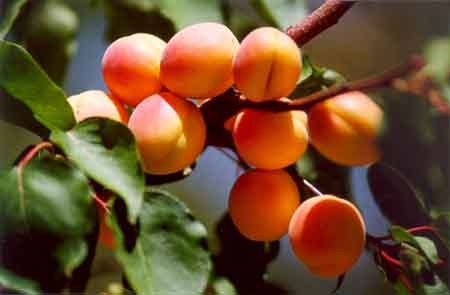
%> input picture ImageProcessing-2/SourceCode/gui-2/2.jpg, 450 x 295 px
$ octave --eval "result = trafik(imread('2.jpg'));"   (GNU Octave 9; MATLAB toolbox functions it lacks are replaced by stand-ins)
%> lines starting %> are read from the running program, lines starting %| are printed output that depends on the picture; in (x1, y1, x2, y2) boxes, pixels count from 0 and x2, y2 are one past the last pixel; in counts of white or black regions, pixels touching at a corner belong together; the program's own positions count from 1
function [output1  output2 output3 output4 output5] = trafik(input)

he = input;
%> he is the input picture: size 295x450x3 uint8; mean R, G, B 109.2, 77.1, 46
output1 = he;
%Convert the image to L*a*b* color space using makecform and applycform.

redBand = he(:, :, 1);
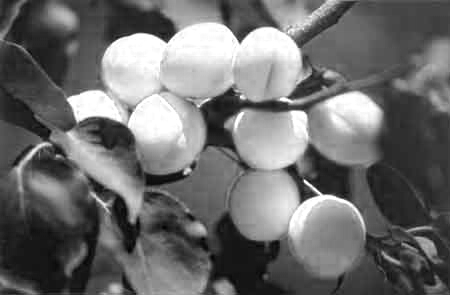
%> redBand: size 295x450 uint8; min 0, max 255, mean 109.2
greenBand = he(:, :, 2);
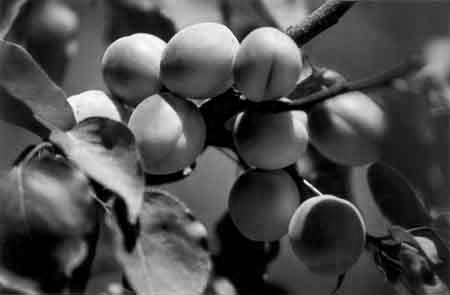
%> greenBand: size 295x450 uint8; min 0, max 255, mean 77.1
blueBand = he(:, :, 3);
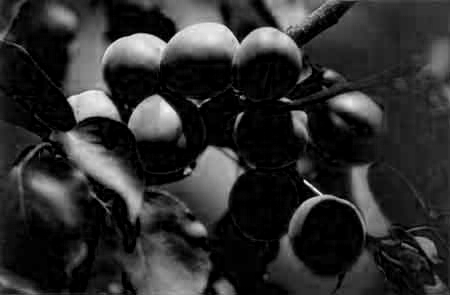
%> blueBand: size 295x450 uint8; min 0, max 250, mean 46

if strcmpi(class(he), 'uint8')
    % Flag for 256 gray levels.
    eightBit = true;
else
    eightBit = false;
end

redThresholdLow = graythresh(redBand);
%> redThresholdLow = 0.502
redThresholdHigh = 255;
greenThresholdLow = 0;
greenThresholdHigh = graythresh(greenBand);
%> greenThresholdHigh = 0.392
blueThresholdLow = 0;
blueThresholdHigh = graythresh(blueBand);
%> blueThresholdHigh = 0.31
if eightBit
	redThresholdLow = uint8(redThresholdLow * 255);
%> redThresholdLow = 128
	greenThresholdHigh = uint8(greenThresholdHigh * 255);
%> greenThresholdHigh = 100
	blueThresholdHigh = uint8(blueThresholdHigh * 255);
%> blueThresholdHigh = 79
end
% Use values that I know work for the onions and peppers demo images.
redThresholdLow = 85;
redThresholdHigh = 255;
greenThresholdLow = 0;
greenThresholdHigh = 70;
blueThresholdLow = 0;
blueThresholdHigh = 90;

redMask = (redBand >= redThresholdLow) & (redBand <= redThresholdHigh);
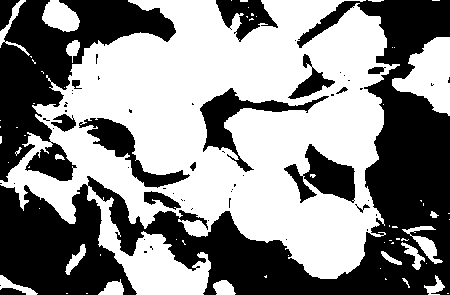
%> redMask: size 295x450 logical; 53.9% white; 57 black regions (41 under 20 px), largest, box (x1, y1, x2, y2) and area: (0, 0, 450, 295) 38854, (0, 0, 176, 182) 12618, (200, 88, 329, 172) 2279
greenMask = (greenBand >= greenThresholdLow) & (greenBand <= greenThresholdHigh);
%> greenMask: size 295x450 logical; 54.4% white; 66 black regions (45 under 20 px), largest, box (x1, y1, x2, y2) and area: (0, 0, 380, 295) 47430, (273, 162, 439, 271) 4271, (395, 24, 450, 115) 2165
blueMask = (blueBand >= blueThresholdLow) & (blueBand <= blueThresholdHigh);
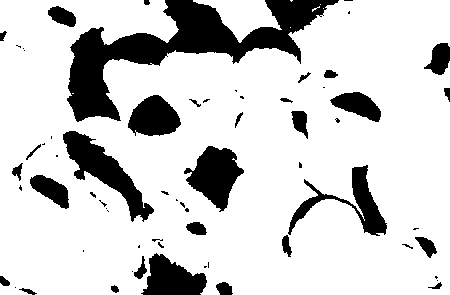
%> blueMask: size 295x450 logical; 81.5% white; 65 black regions (35 under 20 px), largest, box (x1, y1, x2, y2) and area: (67, 0, 339, 122) 10139, (63, 131, 154, 222) 2597, (184, 146, 244, 212) 2150

redObjectsMask = uint8(redMask & greenMask & blueMask);
%> redObjectsMask: size 295x450 uint8; values 0 (black) and 1 (white), 16.7% white; 157 white regions (140 under 20 px), largest, box (x1, y1, x2, y2) and area: (224, 108, 302, 243) 5766, (103, 59, 284, 166) 5236, (290, 201, 366, 279) 4238
output2 = redObjectsMask;

I_bw = redObjectsMask;


% [8 lines of commented-out code are left out]
se = strel('square',5);
im_C = imclose(I_bw,se);
%> im_C: size 295x450 uint8; values 0 (black) and 1 (white), 17.9% white; 95 white regions (82 under 20 px), largest, box (x1, y1, x2, y2) and area: (103, 10, 400, 243) 17216, (290, 197, 366, 279) 4291, (392, 53, 438, 104) 608
im_f = imfill(im_C,'hole');
%> im_f: size 295x450 uint8; values 0 (black) and 1 (white), 18.4% white; 95 white regions (82 under 20 px), largest, box (x1, y1, x2, y2) and area: (103, 10, 400, 243) 17719, (290, 197, 366, 279) 4291, (392, 53, 438, 104) 723
output3 = im_f;
[B,L] = bwboundaries(im_f,'noholes');
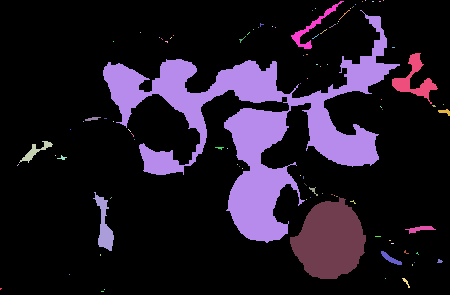
%> L: size 295x450 double; 96 distinct labels, from 0 to 95; one colour per label, 0 black
%> B = 95 boundaries; largest, box (x1, y1, x2, y2) and points: (103, 10, 400, 243) 2084, (290, 197, 366, 279) 237, (392, 53, 438, 104) 193, (291, 1, 344, 49) 167, (93, 192, 114, 251) 143

for k=1:length(B)
    sz = size(B{k});
    boyut(k) = sz(1)*sz(2);
end
%> this loop made 95 passes
%> sz on passes 1 to 12: [4 2], [3 2], [93 2], [2 2], [22 2], [2 2], [2 2], [2 2], [33 2], [143 2], [3 2], [5 2]
%> after the loop, boyut = 95 values, max 4168 at index 13, min 4 at index 4, mean 74.08
k = find(boyut>(max(boyut)-1));
%> k = 13
boundary = B{k};
%> boundary = 2084 rows, first 12: [71 104; 70 105; 69 105; 68 105; 67 106; 67 107; 66 108; 65 108; 64 109; 63 109; 63 110; 63 111]
min_y = min(boundary(:,1));
%> min_y = 11
max_y = max(boundary(:,1));
%> max_y = 243

min_x = min(boundary(:,2));
%> min_x = 104
max_x = max(boundary(:,2));
%> max_x = 400

kose1=[min_x min_y];
%> kose1 = [104 11]
kose2=[min_x max_y];
%> kose2 = [104 243]
kose3=[max_x min_y];
%> kose3 = [400 11]
kose4=[max_x max_y];
%> kose4 = [400 243]
% [7 lines of commented-out code are left out]


im_c = imcrop(im_f,[kose1(1) kose1(2) (kose4(1)-kose1(1)) (kose4(2)-kose1(1))]);
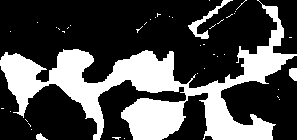
%> im_c: size 140x297 uint8; values 0 (black) and 1 (white), 30.5% white; 43 white regions (39 under 20 px), largest, box (x1, y1, x2, y2) and area: (0, 0, 297, 140) 12096, (188, 0, 233, 39) 315, (289, 68, 297, 81) 87, (36, 133, 48, 140) 49
output4 = im_c;

%beyaz noktalarýn alaný
alan = sum(im_c);    %*
%> alan = 297 values, max 84 at index 146, min 5 at index 49, mean 42.64
alan = sum(alan);    %*
%> alan = 12663
%**********************

%þekilin tespiti
alan2 = size(im_c,1)*size(im_c,2);
%> alan2 = 41580

%ucgen için kontrol

ucgen_alan  = alan2 / 2;
%> ucgen_alan = 20790
daire = pi * (size(im_c,1)/2)^2;
%> daire = 15393.8
rect = alan2;
%> rect = 41580


alanlar = [ucgen_alan - alan , daire - alan , rect-alan];
%> alanlar = [8127 2730.8 28917]

for i=1:length(alanlar)
    if alanlar(i)<0
        alanlar(i) = alanlar(i)*(-1);
    end
end

sonuc = min(alanlar);
%> sonuc = 2730.8
sonuc = find(alanlar==sonuc);
%> sonuc = 2

output5 = sonuc;
%> output5 = 2


end

$ run again, on ImageProcessing-2/SourceCode/gui-2/def1.jpg
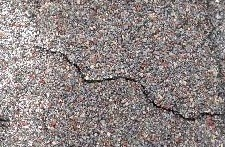
%> input picture ImageProcessing-2/SourceCode/gui-2/def1.jpg, 225 x 147 px
%> in trafik, he is the input picture: size 147x225x3 uint8; mean R, G, B 142.4, 132.8, 132.3
%> in trafik, `redThresholdLow = graythresh(redBand);`: redThresholdLow = 0.573
%> in trafik, `greenThresholdHigh = graythresh(greenBand);`: greenThresholdHigh = 0.533
%> in trafik, `redThresholdLow = uint8(redThresholdLow * 255);`: redThresholdLow = 146
%> in trafik, `greenThresholdHigh = uint8(greenThresholdHigh * 255);`: greenThresholdHigh = 136
%> in trafik, `redMask = (redBand >= redThresholdLow) & (redBand <= redThresholdHigh);`:
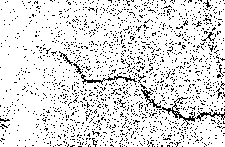
%> redMask: size 147x225 logical; 87.4% white; black in thin lines or dots
%> greenMask: size 147x225 logical; 10.5% white in thin lines or dots
%> blueMask: size 147x225 logical; 21.1% white in thin lines or dots
%> redObjectsMask: size 147x225 uint8; values 0 (black) and 1 (white), 0.32% white in thin lines or dots
%> in trafik, `im_C = imclose(I_bw,se);`:
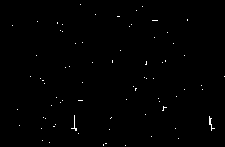
%> im_C: size 147x225 uint8; values 0 (black) and 1 (white), 0.48% white in thin lines or dots
%> L: size 147x225 double; 76 distinct labels, from 0 to 75
%> B = 75 boundaries; largest, box (x1, y1, x2, y2) and points: (71, 115, 77, 131) 38, (209, 116, 215, 131) 35, (162, 106, 167, 111) 14, (152, 20, 158, 21) 11, (78, 100, 83, 101) 9
%> the loop in trafik, `for k=1:length(B)` made 75 passes
%> sz on passes 1 to 8: [2 2], [2 2], [2 2], [2 2], [2 2], [2 2], [2 2], [2 2]
%> after the loop in trafik, `for k=1:length(B)`: boyut = 75 values, max 76 at index 27, min 4 at index 1, mean 7.23
%> k = 27
%> boundary = 38 rows, first 12: [129 72; 129 73; 129 74; 128 75; 127 75; 126 75; 125 75; 124 75; 123 75; 122 75; 121 75; 120 75]
%> min_y = 116
%> max_y = 131
%> min_x = 72
%> max_x = 77
%> kose1 = [72 116]
%> kose2 = [72 131]
%> kose3 = [77 116]
%> kose4 = [77 131]
%> im_c = 32 rows, first 8: [0 0 0 1 0 0; 0 0 0 1 0 0; 0 0 0 1 0 0; 0 0 0 1 0 0; 0 0 0 1 0 0; 0 0 0 1 0 0; 0 0 0 1 0 0; 0 0 0 1 0 0]
%> output4 has the same summary as im_c
%> in trafik, `alan = sum(im_c);`: alan = [1 1 1 14 3 3]
%> in trafik, `alan = sum(alan);`: alan = 23
%> alan2 = 192
%> ucgen_alan = 96
%> daire = 804.2
%> rect = 192
%> alanlar = [73 781.2 169]
%> the loop in trafik, `for i=1:length(alanlar)` made 3 passes
%> in trafik, `sonuc = min(alanlar);`: sonuc = 73
%> in trafik, `sonuc = find(alanlar==sonuc);`: sonuc = 1

$ run again, on ImageProcessing-2/SourceCode/gui-2/demiryolu.jpg
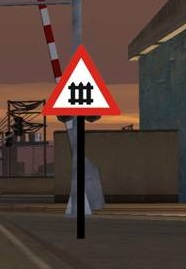
%> input picture ImageProcessing-2/SourceCode/gui-2/demiryolu.jpg, 186 x 269 px
%> in trafik, he is the input picture: size 269x186x3 uint8; mean R, G, B 82.7, 62.8, 55.8
%> in trafik, `redThresholdLow = graythresh(redBand);`: redThresholdLow = 0.486
%> in trafik, `greenThresholdHigh = graythresh(greenBand);`: greenThresholdHigh = 0.553
%> in trafik, `redThresholdLow = uint8(redThresholdLow * 255);`: redThresholdLow = 124
%> in trafik, `greenThresholdHigh = uint8(greenThresholdHigh * 255);`: greenThresholdHigh = 141
%> redMask: size 269x186 logical; 36.2% white; 75 white regions (53 under 20 px), largest, box (x1, y1, x2, y2) and area: (0, 0, 168, 146) 16024, (113, 211, 186, 216) 264, (106, 204, 186, 208) 253
%> greenMask: size 269x186 logical; 67.1% white; 84 black regions (57 under 20 px), largest, box (x1, y1, x2, y2) and area: (0, 0, 168, 130) 12066, (52, 58, 110, 108) 1115, (85, 158, 102, 218) 562
%> blueMask: size 269x186 logical; 95.3% white; 95 black regions (81 under 20 px), largest, box (x1, y1, x2, y2) and area: (53, 58, 109, 108) 1084, (75, 0, 82, 43) 176, (85, 181, 94, 215) 142
%> redObjectsMask: size 269x186 uint8; values 0 (black) and 1 (white), 5.7% white; 223 white regions (214 under 20 px), largest, box (x1, y1, x2, y2) and area: (40, 43, 121, 119) 1859, (23, 147, 32, 162) 76, (152, 211, 186, 213) 61
%> im_C: size 269x186 uint8; values 0 (black) and 1 (white), 8.4% white; 60 white regions (49 under 20 px), largest, box (x1, y1, x2, y2) and area: (32, 23, 121, 120) 2572, (106, 204, 186, 216) 567, (18, 130, 65, 168) 343
%> im_f: size 269x186 uint8; values 0 (black) and 1 (white), 11.7% white; 60 white regions (49 under 20 px), largest, box (x1, y1, x2, y2) and area: (32, 23, 121, 120) 4162, (106, 204, 186, 216) 567, (18, 130, 65, 168) 383
%> in trafik, `[B,L] = bwboundaries(im_f,'noholes');`:
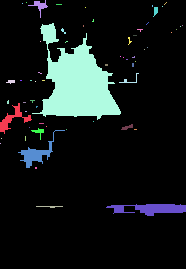
%> L: size 269x186 double; 61 distinct labels, from 0 to 60; one colour per label, 0 black
%> B = 60 boundaries; largest, box (x1, y1, x2, y2) and points: (32, 23, 121, 120) 452, (106, 204, 186, 216) 206, (18, 130, 65, 168) 174, (0, 103, 32, 134) 128, (28, 0, 48, 18) 66
%> the loop in trafik, `for k=1:length(B)` made 60 passes
%> sz on passes 1 to 8: [128 2], [2 2], [2 2], [20 2], [8 2], [174 2], [3 2], [2 2]
%> after the loop in trafik, `for k=1:length(B)`: boyut = 60 values, max 904 at index 18, min 4 at index 2, mean 49.37
%> k = 18
%> boundary = 452 rows, first 12: [114 33; 114 34; 114 35; 114 36; 114 37; 114 38; 114 39; 114 40; 113 41; 113 42; 112 43; 111 43]
%> min_y = 24
%> max_y = 120
%> min_x = 33
%> max_x = 121
%> kose1 = [33 24]
%> kose2 = [33 120]
%> kose3 = [121 24]
%> kose4 = [121 120]
%> in trafik, `im_c = imcrop(im_f,[kose1(1) kose1(2) (kose4(1)-kose1(1)) (kose4(2)-ko..`:
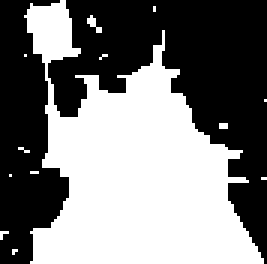
%> im_c: size 88x89 uint8 (shown 3 times larger); values 0 (black) and 1 (white), 48.7% white; 13 white regions (12 under 20 px), largest, box (x1, y1, x2, y2) and area: (8, 0, 88, 88) 3771
%> in trafik, `alan = sum(im_c);`: alan = 89 values, max 75 at index 52, min 1 at index 2, mean 42.87
%> in trafik, `alan = sum(alan);`: alan = 3815
%> alanlar = [101 2267.1 4017]
%> in trafik, `sonuc = min(alanlar);`: sonuc = 101
%> in trafik, `sonuc = find(alanlar==sonuc);`: sonuc = 1
